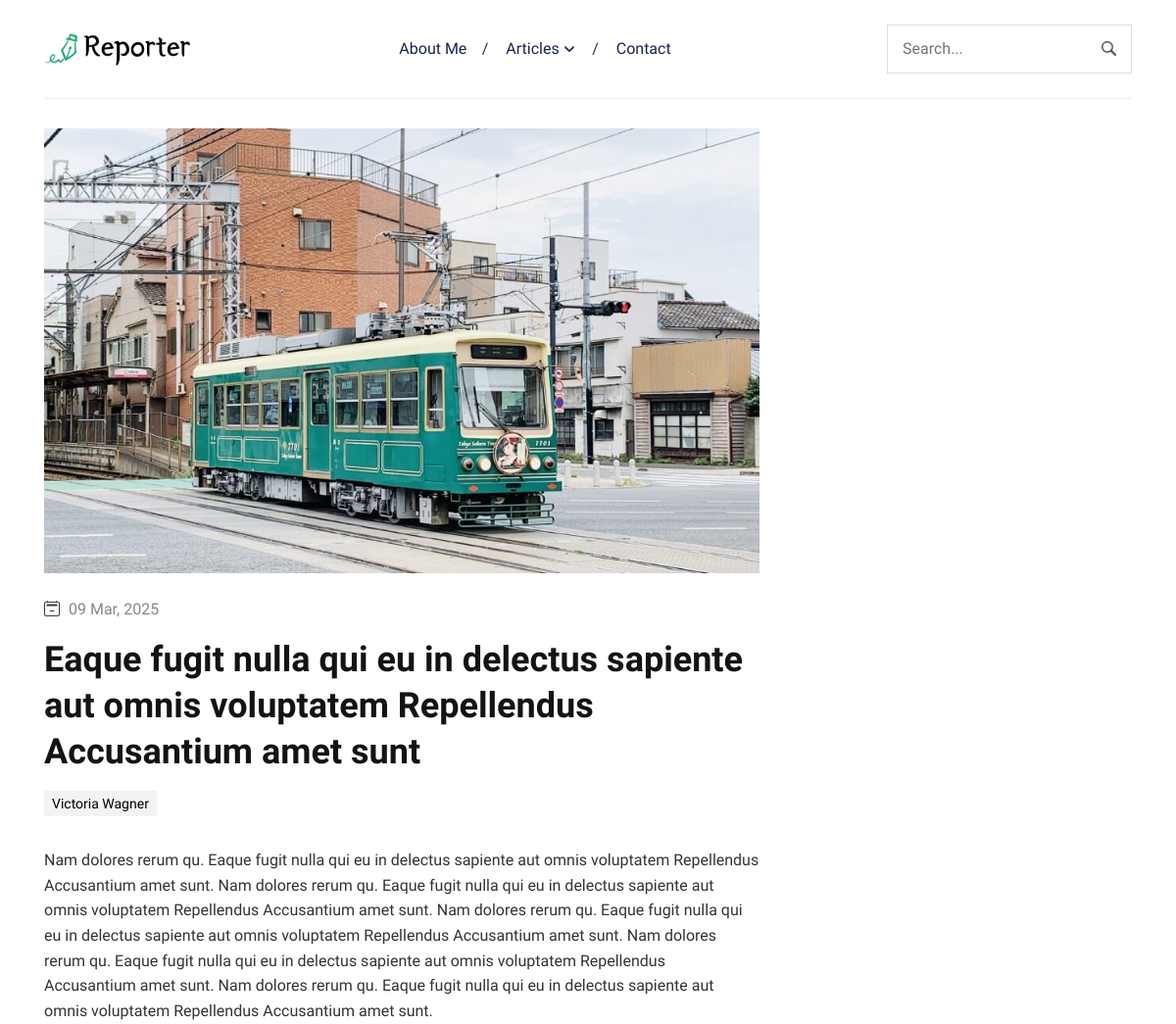
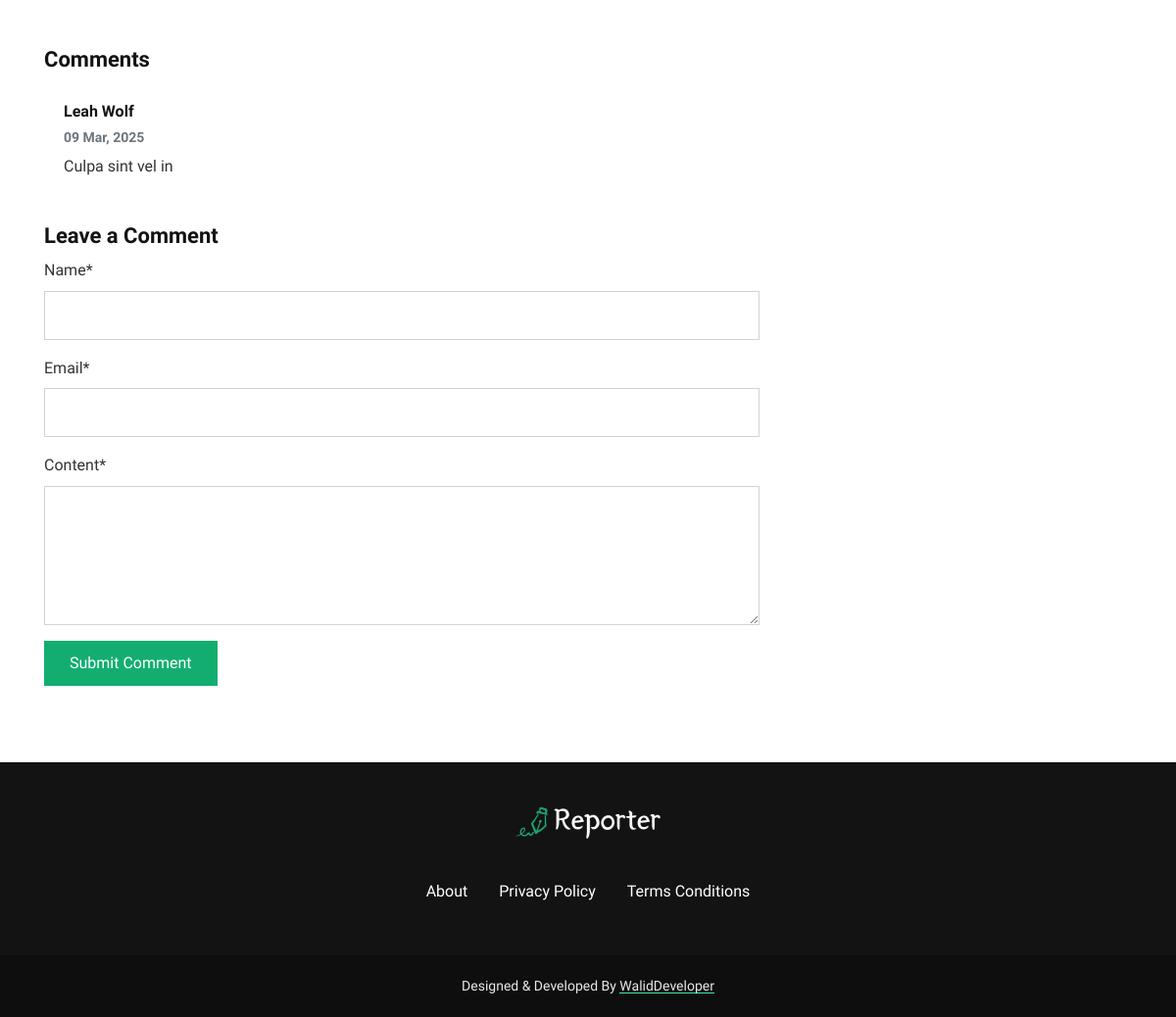
The app's page /article/eaque-fugit-nulla-qui-eu-in-delectus-sapiente-aut/ with its own data (2 pictures, top to bottom).
### Blog/models.py (models this page shows, shortened)
class Post(models.Model):
    title = models.CharField(max_length=200)
    slug = models.SlugField(null=False, blank=False, default="title-slug")
    content = RichTextField()
    excerpt = models.TextField(blank=True)
    featured_image = models.ImageField(upload_to='posts/', default='default_image.jpg')
    categories = models.ManyToManyField(Category, related_name='posts')
    tags = models.ManyToManyField(Tag, related_name='posts')
    author = models.ForeignKey(Author, on_delete=models.CASCADE, related_name='posts')
    published_date = models.DateTimeField(default=timezone.now)
    created_date = models.DateTimeField(auto_now_add=True, null=True)
    updated_date = models.DateTimeField(auto_now=True, null=True)
    is_featured = models.BooleanField(default=False)
    read_time = models.PositiveIntegerField(default=3, help_text='Estimated read time in minutes')
    class Meta:
        ordering = ['-published_date']

class Category(models.Model):
    name = models.CharField(max_length=100)
    slug = models.SlugField(unique=True)
    class Meta:
        verbose_name_plural = 'Categories'

class Comment(models.Model):
    post = models.ForeignKey(Post, on_delete=models.CASCADE, related_name='comments')
    name = models.CharField(max_length=100)
    email = models.EmailField()
    content = models.TextField()
    created_date = models.DateTimeField(auto_now_add=True)
    approved = models.BooleanField(default=False)
    class Meta:
        ordering = ['-created_date']

### Blog/views.py (the view)
# urls.py: path('article/<slug:slug>/', PostDetailView.as_view(), name='post_detail'),
class PostDetailView(DetailView):
    model = Post
    template_name = 'blog/article.html'
    context_object_name = 'post'
    def get_context_data(self, **kwargs):
        context = super().get_context_data(**kwargs)
        context['recommended_posts'] = Post.objects.exclude(id=self.object.id).order_by('?')[:5]
        context['comment_form'] = CommentForm()
        return context
    def post(self, request, *args, **kwargs):
        self.object = self.get_object()
        form = CommentForm(request.POST)
        if form.is_valid():
            comment = form.save(commit=False)
            comment.post = self.object
            comment.save()
            messages.success(request, 'Your comment has been submitted and is awaiting approval.')
            return redirect('post_detail', slug=self.object.slug)
        context = self.get_context_data(object=self.object)
        context['comment_form'] = form
        return self.render_to_response(context)

### Blog/forms.py
class CommentForm(forms.ModelForm):
    class Meta:
        model = Comment
        fields = ('name', 'email', 'content')
        widgets = {
            'content': forms.Textarea(attrs={'rows': 5}),
        }
    def __init__(self, *args, **kwargs):
        super().__init__(*args, **kwargs)
        self.helper = FormHelper()
        self.helper.form_method = 'post'
        self.helper.add_input(Submit('submit', 'Submit Comment'))

### templates/Blog/article.html (shortened to what this page needs)
{% extends 'base.html' %}
{% load static %}
{% load crispy_forms_tags %}
{% block content %}
<section class="section">
  <div class="container">
    <div class="row">
      <div class="col-lg-8 mb-5 mb-lg-0">
        <article>
          <img loading="lazy" decoding="async" src="{{ post.featured_image.url }}" alt="{{ post.title }}" class="w-100">
          <ul class="post-meta mb-2 mt-4">
            <li>
               <span>{{ post.published_date|date:"d M, Y" }}</span>
            </li>
          </ul>
          <h1 class="my-3">{{ post.title }}</h1>
          <ul class="post-meta mb-4">
            {% for category in post.categories.all %}
            <li>
              <a href="{% url 'category' slug=category.slug %}">{{ category.name }}</a>
            </li>
            {% endfor %}
          </ul>
          <div class="content text-left">
            {{ post.content|safe }}
          </div>
        </article>
        <div class="mt-5">
          <h3>Comments</h3>
          {% for comment in post.comments.all %}
            {% if comment.approved %}
            <div class="card mb-3">
              <div class="card-body">
                <h5 class="card-title">{{ comment.name }}</h5>
                <h6 class="card-subtitle mb-2 text-muted">{{ comment.created_date|date:"d M, Y" }}</h6>
                <p class="card-text">{{ comment.content }}</p>
              </div>
            </div>
            {% endif %}
          {% empty %}
            <p>No comments yet. Be the first to comment!</p>
          {% endfor %}
          <h3 class="mt-4">Leave a Comment</h3>
          <form method="post">
            {{ comment_form|crispy }}
            <button type="submit" class="btn btn-primary">Submit Comment</button>
          </form>
        </div>
      </div>
    </div>
  </div>
</section>
{% endblock %}

### static/css/style.css (style rules this page uses)
body { line-height: 1.6; font-family: "Work Sans", sans-serif; -webkit-font-smoothing: antialiased; font-size: 16px; color: #333; }
p { font-weight: 400; color: #333; font-size: 16px; line-height: 1.6; font-family: "Work Sans", sans-serif; }
h1, h2, h3, h4, h5, h6, .h1, .h2, .h3, .h4, .h5, .h6 { color: #131313; font-family: "Neuton", serif; font-weight: 700; line-height: 1.3; }
h1, .h1 { font-size: 36px; }
h3, .h3 { font-size: 22px; }
h5, .h5 { font-size: 16px; }
h6, .h6 { font-size: 14px; }
.btn { font-family: "Work Sans", sans-serif; font-weight: 500; text-transform: capitalize; padding: 10px 25px; border-radius: 0; border: 1px solid; position: relative; z-index: 1; transition: 0.2s ease; }
.btn-primary { background: #13AE6F; color: #fff; border-color: #13AE6F; }
body { background-color: #fff; overflow-x: hidden; }
img { vertical-align: middle; border: 0; max-width: 100%; height: auto; }
a, a:hover, a:focus { text-decoration: none; }
a, button, select { cursor: pointer; transition: 0.2s ease; }
.section { padding-top: 30px; padding-bottom: 30px; }
.card { border: 0; position: relative; }
.post-meta { padding-left: 0; }
.post-meta li { list-style-type: none; display: inline-block; color: #888; font-weight: 500; }
.post-meta li a { display: inline-block; background-color: rgba(19, 19, 19, 0.05); color: black; text-transform: capitalize; padding: 2px 8px; margin-bottom: 8px; margin-right: 2px; font-size: 14px; border-radius: 0; }
.post-meta li svg { display: inline-block; }
.content * { margin-bottom: 5px; }
.form-control { border-radius: 0; min-height: 50px; padding: 10px 15px; }

### records on screen
Post: featured_image (picture), published_date "09 Mar, 2025", title "Eaque fugit nulla qui eu in delectus sapiente aut omnis voluptatem Repellendus Accusantium amet sunt", content "Nam dolores rerum qu. Eaque fugit nulla qui eu in delectus sapiente aut omnis voluptatem Repellendus Accusantium amet sunt. Nam dolores rerum qu. Eaque fugit nulla qui eu in delectus sapiente aut omnis voluptatem Repellendus Accusantium amet sunt. Nam dolores rerum qu. Eaque fugit nulla qui eu in delectus sapiente aut omnis voluptatem Repellendus Accusantium amet sunt. Nam dolores rerum qu. Eaque fugit nulla qui eu in delectus sapiente aut omnis voluptatem Repellendus Accusantium amet sunt. Nam dolores rerum qu. Eaque fugit nulla qui eu in delectus sapiente aut omnis voluptatem Repellendus Accusantium amet sunt."
Category: name "Victoria Wagner"
Comment: name "Leah Wolf", created_date "09 Mar, 2025", content "Culpa sint vel in"
